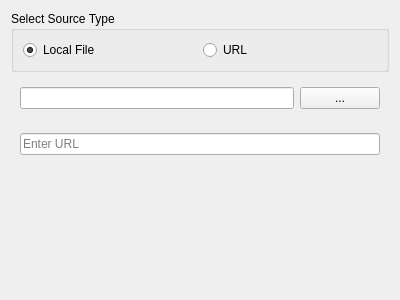
<?xml version="1.0" encoding="UTF-8"?>
<ui version="4.0">
 <class>TaskPanel</class>
 <widget class="QWidget" name="TaskPanel">
  <property name="geometry">
   <rect>
    <x>0</x>
    <y>0</y>
    <width>400</width>
    <height>300</height>
   </rect>
  </property>
  <property name="windowTitle">
   <string>Select a File or Enter a URL</string>
  </property>
  <layout class="QVBoxLayout" name="verticalLayout">

   <!-- Radio buttons for selecting the source type -->
   <item>
    <widget class="QGroupBox" name="groupBoxSourceType">
     <property name="title">
      <string>Select Source Type</string>
     </property>
     <layout class="QHBoxLayout" name="horizontalLayoutSourceType">
      <item>
       <widget class="QRadioButton" name="radioButtonFile">
        <property name="text">
         <string>Local File</string>
        </property>
        <property name="checked">
         <bool>true</bool>
        </property>
       </widget>
      </item>
      <item>
       <widget class="QRadioButton" name="radioButtonURL">
        <property name="text">
         <string>URL</string>
        </property>
       </widget>
      </item>
     </layout>
    </widget>
   </item>

   <!-- File Path input section -->
   <item>
    <widget class="QWidget" name="widgetFileInput">
        <layout class="QHBoxLayout" name="horizontalLayoutFile">
            <item>
                <widget class="QLineEdit" name="lineEditFilePath"/>
            </item>
            <item>
                <widget class="QPushButton" name="buttonBrowse">
                    <property name="text">
                        <string>...</string>
                    </property>
                </widget>
            </item>
        </layout>
    </widget>
   </item>

   <!-- URL input section -->
   <item>
    <widget class="QWidget" name="widgetUrlInput">
        <layout class="QHBoxLayout" name="horizontalLayoutURL">
            <item>
                <widget class="QLineEdit" name="lineEditUrl">
                    <property name="placeholderText">
                        <string>Enter URL</string>
                    </property>
                </widget>
            </item>
        </layout>
    </widget>
   </item>

   <!-- Spacer -->
   <item>
    <spacer name="verticalSpacer">
     <property name="orientation">
      <enum>Qt::Vertical</enum>
     </property>
     <property name="sizeHint" stdset="0">
      <size>
       <width>20</width>
       <height>40</height>
      </size>
     </property>
    </spacer>
   </item>

  </layout>
 </widget>
 <resources>
  <include location="resources/resource.qrc"/>
 </resources>
 <connections>
  <!-- Connect radio buttons to show/hide the appropriate input fields -->
  <connection>
   <sender>radioButtonFile</sender>
   <signal>toggled(bool)</signal>
   <receiver>widgetFileInput</receiver>
   <slot>setVisible(bool)</slot>
  </connection>
  <connection>
   <sender>radioButtonURL</sender>
   <signal>toggled(bool)</signal>
   <receiver>widgetUrlInput</receiver>
   <slot>setVisible(bool)</slot>
  </connection>
 </connections>
</ui>
